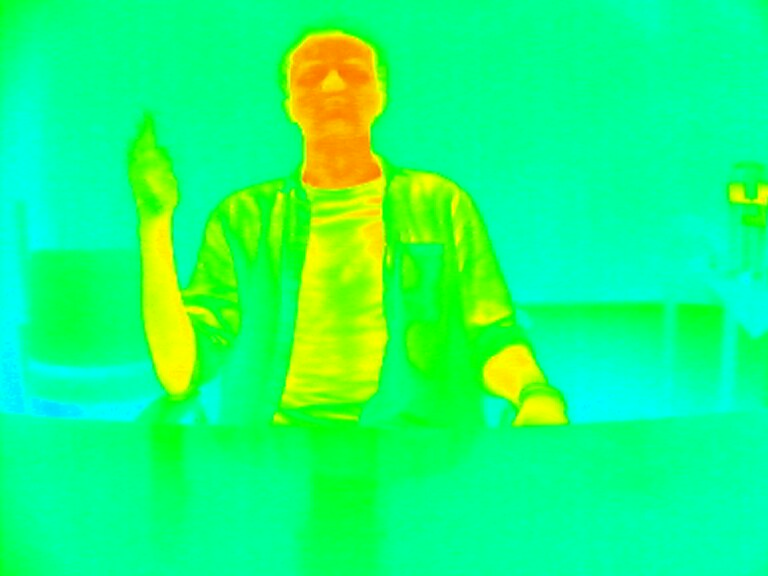
#> input picture image processing/images/cold/johnrainbow.jpg, 768 x 576 px
$ python human_seg.py
#> lines starting #> are read from the running program, lines starting #| are printed output that depends on the picture
import matplotlib.pyplot as plt

from skimage import io
from skimage import exposure
from skimage.color import rgb2hed
from skimage.color import hed2rgb
from matplotlib.colors import LinearSegmentedColormap

##   functions used to analyse and break down thermal image   ##
#Histogram function
def infra_histogram(image):
   fig, rgb_histo = plt.subplots(nrows=3, ncols=1, figsize=(5, 8))

   for c, c_color in enumerate(('red', 'green', 'blue')):
    img_hist, bins = exposure.histogram(image[..., c])
    rgb_histo[c].plot(bins, img_hist / img_hist.max())
    img_cdf, bins = exposure.cumulative_distribution(image[..., c])
    rgb_histo[c].plot(bins, img_cdf)
    rgb_histo[c].set_ylabel(c_color)

    return rgb_histo

#FLC input function, returns value between 0 and 10 based on "heating level felt"
#takes mean of rgb numpy array of an image as input
def flc_input(mean):
    #old_min derived by lowest cold image mean detected from gathered data(study)
    #old_max derived by highest hot image mean detected from gathered data(study)
    old_max = 141
    old_min = 129
    #if mean falls outside of the min and max bounds, mean is set to old_min if below
    #old_min, mean is set to old_max if higher than old_max
    detected_mean = mean
    if detected_mean < old_min:
        detected_mean = old_min
    elif detected_mean > old_max:
        detected_mean = old_max
    else:
        detected_mean = mean

    new_max = 10
    new_min = 0
    old_range = (old_max - old_min)
    new_range = (new_max - new_min)
    #Heat level derived based on detected mean, returns value between 0 and 10
    heat_level = (((detected_mean - old_min) * new_range) / old_range) + new_min
    return heat_level

#Seperating human from the rest of the image using IHC colour deconvolution
#This function accomplishes what is described above on specified image (main function)
def segment_histo(image_path, colour1, colour2):
#> called with image_path = './images/cold/johnrainbow.jpg', colour1 = 'white', colour2 = 'green'
    image = io.imread(image_path)
#> image is the input picture: shape (576, 768, 3); mean R, G, B 24.6, 252, 119.4
    image_hed = rgb2hed(image)
#> image_hed: shape (576, 768, 3) float64; mean of channels 0, 1, 2 1.52, 0, 0.197

    cmap_custom = LinearSegmentedColormap.from_list('mycmap', [colour1, colour2])
    final_seg = image_hed[:, :, 0]
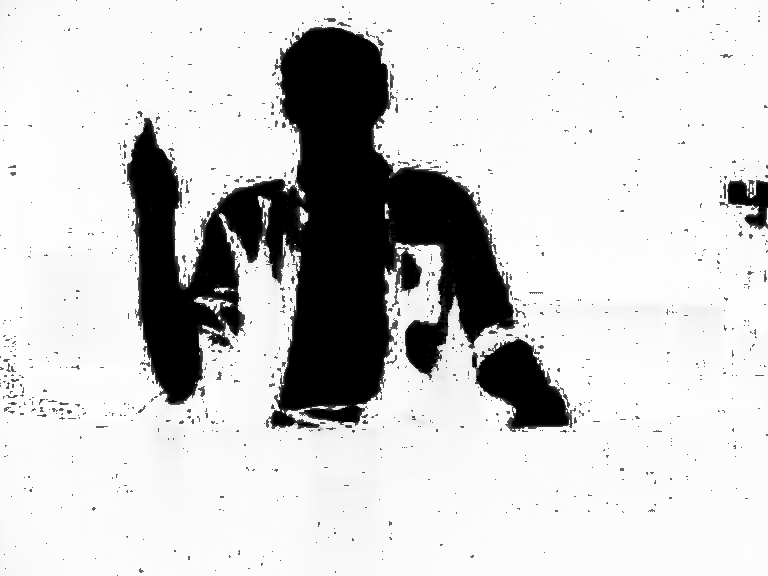
#> final_seg: shape (576, 768) float64; min 0, max 1.88, mean 1.52; drawn with min black and max white

    fig, image_original = plt.subplots(figsize=(4, 3))
    image_original.imshow(image)
    image_original.set_title('Original Image')
    image_original.axis('off')

    fig, human_seperation = plt.subplots(figsize=(4, 3))
    human_seperation.imshow(final_seg, cmap=cmap_custom)
    human_seperation.set_title('colour deconvolution')
    human_seperation.axis('off')

    #return histogram of segmented image split between RGB channels

#> (the run stopped early here; a loop or call above may not have finished)

$ run again, with image processing/images/cold/alexrainbow.jpg copied over image processing/images/cold/johnrainbow.jpg
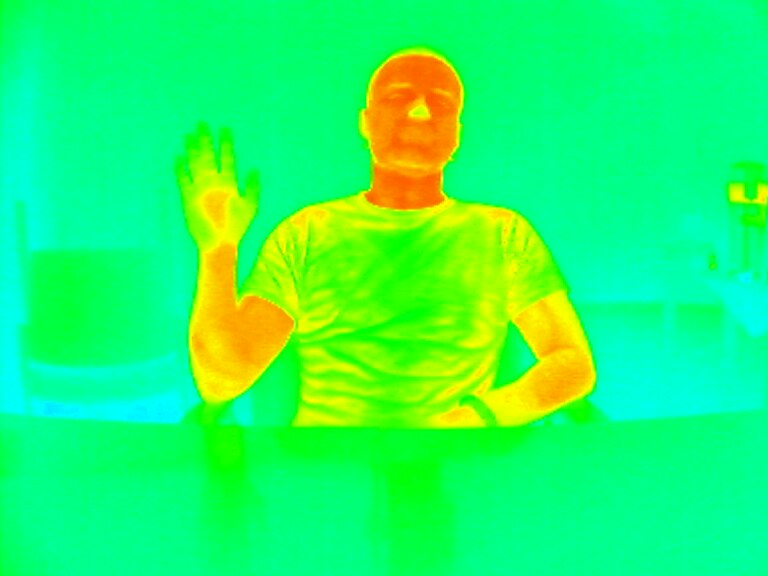
#> input picture image processing/images/cold/alexrainbow.jpg, 768 x 576 px
#> in segment_histo, image is the input picture: shape (576, 768, 3); mean R, G, B 35.7, 249.4, 101
#> image_hed: shape (576, 768, 3) float64; mean of channels 0, 1, 2 1.42, 0, 0.28
#> in segment_histo, `final_seg = image_hed[:, :, 0]`:
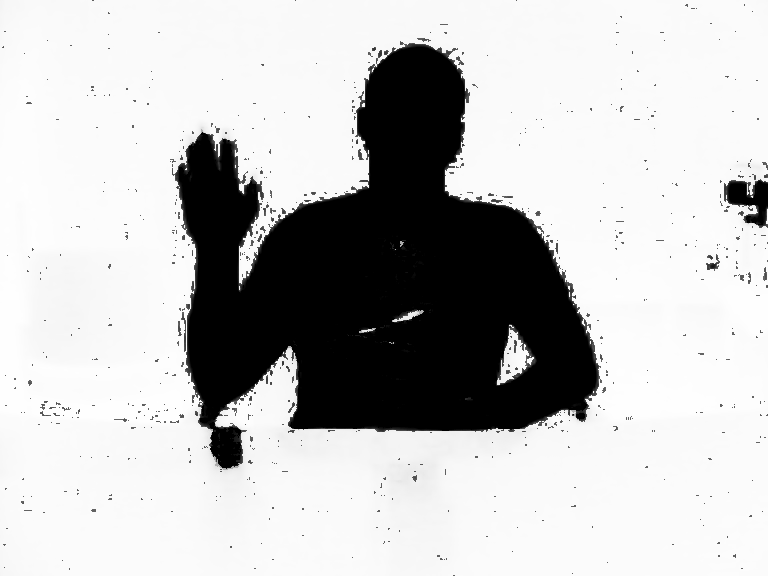
#> final_seg: shape (576, 768) float64; min 0, max 1.88, mean 1.42; drawn with min black and max white
